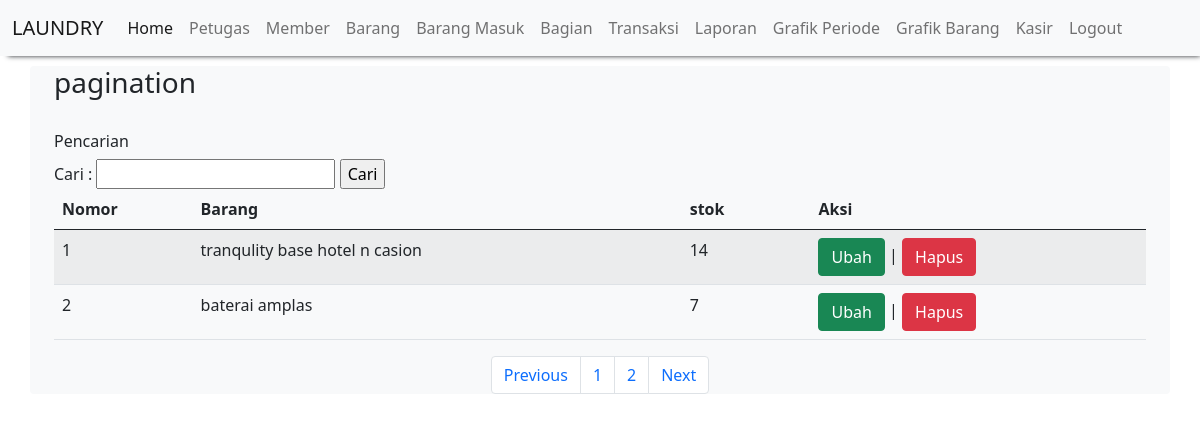
The app's page /pagination.php (signed in) with its own data.
### tables this page shows
CREATE TABLE `barang` (
  `id_barang` int(11) NOT NULL,
  `kode_barang` char(20) NOT NULL,
  `nama_barang` varchar(256) NOT NULL,
  `stok` int(11) NOT NULL
);

### pagination.php (the view, shortened to what this page needs)
<?php include 'koneksi.php'; ?>
<?php include 'header.php'; ?>
<!DOCTYPE html>
<html>
<head>
<link
		href="https://cdn.jsdelivr.net/npm/bootstrap@5.0.1/dist/css/bootstrap.min.css" rel="stylesheet"crossorigin="anonymous">
	</head>
<body>
	<div class="container">
			<h3>pagination </h3>
		<br>
        <h6>Pencarian</h6>
		 <form action="pagination.php" method="get">
 		<label>Cari :</label>
 		<input type="text" name="cari">
		<input type="submit" value="Cari">
		</form>
		<table class="table table-hover table-striped">
			<thead class="thead-dark">
				<tr>
					<th>Nomor</th>
					<th>Barang</th>
                    <th></th>
					<th>stok</th>
                    <th></th>
					<th>Aksi</th>
				</tr>
			</thead>
			<tbody>
				<?php
				$batas = 2;
				$halaman = isset($_GET['halaman'])?(int)$_GET['halaman'] : 1;
				$halaman_awal = ($halaman>1) ? ($halaman * $batas) - $batas : 0;
				$previous = $halaman - 1;
				$next = $halaman + 1;
				$data = mysqli_query($conn,"select * from barang ");
				$jumlah_data = mysqli_num_rows($data);
				$total_halaman = ceil($jumlah_data / $batas);
                if(isset($_GET['cari'])){
                    $cari = $_GET['cari'];
                    $data = mysqli_query($conn,"select * from barang where nama_barang like '%".$cari."%'");
                   }else{
                    $data = mysqli_query($conn,"select * from barang limit $halaman_awal, $batas");
                   }
				$nomor = $halaman_awal+1;
				while($d = mysqli_fetch_array($data)){
					?>
					<tr>
						<td><?php echo $nomor++; ?></td>
						<td><?php echo $d['nama_barang']; ?></td>
                        <td></td>
						<td><?php echo $d['stok']; ?></td>
                        <td></td>
                        <td><a
		href="barang/ubah_barang.php?id_barang=<?=$d['id_barang']?>"
		class="btn btn-success">Ubah</a>  |
        <a href="barang/hapus_barang.php?id_barang=<?=$d['id_barang']?>"
		onclick="return confirm('Apakah anda yakin menghapus data ini?')" class="btn btn-danger">Hapus</a></td>
					</tr>
					<?php
				}
				?>
			</tbody>
		</table>
		<nav>
			<ul class="pagination justify-content-center">
				<li class="page-item">
					<a class="page-link" <?php if($halaman > 1){ echo "href='?halaman=$previous'"; } ?>>Previous</a>
				</li>
				<?php
				for($x=1;$x<=$total_halaman;$x++){
					?>
					<li class="page-item"><a class="page-link" href="?halaman=<?php echo $x ?>"><?php echo $x; ?></a></li>
					<?php
				}
				?>
				<li class="page-item">
					<a  class="page-link" <?php if($halaman < $total_halaman) { echo "href='?halaman=$next'"; } ?>>Next</a>
				</li>
			</ul>
		</nav>
	</div>
</body>
</html>

### records on screen
barang: nama_barang "tranqulity base hotel n casion", stok "14"
barang: nama_barang "baterai amplas", stok "7"
